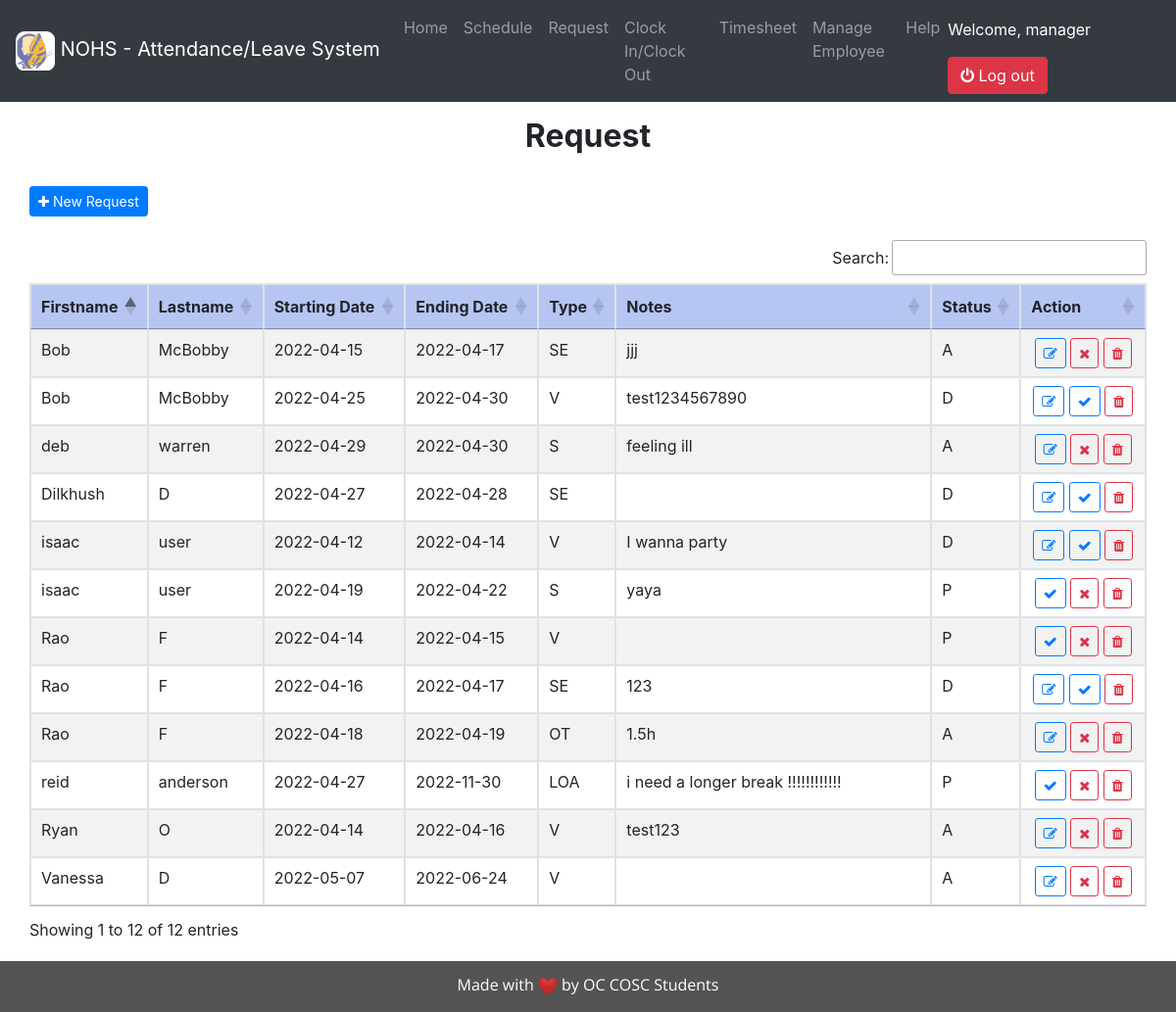
The page /portal/manager_time_off.php (signed in) on the database its author committed.
### tables this page shows
CREATE TABLE `users` (
  `id` int(20) NOT NULL,
  `firstname` varchar(20) NOT NULL,
  `lastname` varchar(20) NOT NULL,
  `email` varchar(50) NOT NULL,
  `dateHired` date DEFAULT NULL,
  `empType` varchar(30) NOT NULL,
  `category` varchar(20) NOT NULL,
  `role` varchar(10) NOT NULL,
  `phone` varchar(20) NOT NULL,
  `password` varchar(150) NOT NULL
);

CREATE TABLE `emp_time_off` (
  `request_id` int(20) NOT NULL,
  `id` int(20) NOT NULL,
  `firstname` varchar(20) NOT NULL,
  `lastname` varchar(20) NOT NULL,
  `startingdate` date NOT NULL,
  `endingdate` date NOT NULL,
  `leavetype` varchar(15) NOT NULL,
  `notes` varchar(250) NOT NULL,
  `status` varchar(2) NOT NULL
);

### portal/auth.php (called while the page is built, shortened)
<?php
	require_once 'db_connect.php';
	$user_qry = $conn->query("SELECT * FROM users WHERE `id` = '".$_SESSION['login_id']."' ") or die(mysqli_error());
	$user = $user_qry->fetch_array();
	$user_fname = $user['firstname'];
	$role = $user['role'];
?>

### portal/manager_time_off.php (the view, shortened to what this page needs)
<!DOCTYPE html>
<?php
	require_once 'auth.php';
	if ($role == 'manager') {
?>
<html lang="eng">
	<head>
		<link rel="stylesheet" href="../assets/css/navbar.css">
		<?php include 'header.php' ?>
	</head>
	<body>
	<?php include 'nav_bar.php' ?>
			<div class="container-fluid">
			<center><h2><strong>Request</strong></h2></center>
			<br/>
			<div class="well col-lg-12">
				<button type="button" class="btn btn-primary btn-sm" id="new_request"><i class="fa fa-plus"></i> New Request</button>
				<br />
				<br />
				<table id="table" class="table table-bordered table-striped">
					<thead>
						<tr bgcolor="#B6C5F2">
							<th>Firstname</th>
							<th>Lastname</th>
							<th>Starting Date</th>
							<th>Ending Date</th>
							<th>Type</th>
							<th>Notes</th>
							<th>Status</th>
							<th>Action</th>
						</tr>
					</thead>
					<tbody>
					<?php
						$user_qry=$conn->query("SELECT * FROM emp_time_off") or die(mysqli_error());
						while($row=$user_qry->fetch_array()){
					?>
						<tr>
							<td><?php echo $row['firstname']?></td>
							<td><?php echo htmlentities($row['lastname'])?></td>
							<td><?php echo $row['startingdate']?></td>
							<td><?php echo $row['endingdate']?></td>
							<td><?php echo $row['leavetype']?></td>
							<td style="word-break:break-all" width="300"><?php echo $row['notes']?></td>
							<td><?php echo $row['status']?></td>
							<td>
								<?php
									if ($row['status'] == 'P') {
										?>
										<center>
											<button class="btn btn-sm btn-outline-primary accept_request" data-toggle="tooltip" data-placement="top" title="Accept Request" data-id="<?php echo $row['request_id']?>" type="button"><i class="fa fa-check"></i></button>
											<button class="btn btn-sm btn-outline-danger decline_request" data-toggle="tooltip" data-placement="top" title="Decline Request" data-id="<?php echo $row['request_id']?>" type="button"><i class="fa fa-times"></i></button>
											<button class="btn btn-sm btn-outline-danger remove_request" data-toggle="tooltip" data-placement="top" title="Remove Request" data-id="<?php echo $row['request_id']?>" type="button"><i class="fa fa-trash"></i></button>
										</center>
										<?php
									} elseif($row['status'] == 'A') {
											?>
											<center>
												<button class="btn btn-sm btn-outline-primary edit_request" data-toggle="tooltip" data-placement="top" title="Edit Request" data-id="<?php echo $row['request_id']?>" type="button"><i class="fa fa-edit"></i></button>
												<button class="btn btn-sm btn-outline-danger decline_request" data-toggle="tooltip" data-placement="top" title="Decline Request" data-id="<?php echo $row['request_id']?>" type="button"><i class="fa fa-times"></i></button>
												<button class="btn btn-sm btn-outline-danger remove_request" data-toggle="tooltip" data-placement="top" title="Remove Request" data-id="<?php echo $row['request_id']?>" type="button"><i class="fa fa-trash"></i></button>
											</center> <?php
										} elseif($row['status'] == 'D') {
											?>
											<center>
												<button class="btn btn-sm btn-outline-primary edit_request" data-toggle="tooltip" data-placement="top" title="Edit Request" data-id="<?php echo $row['request_id']?>" type="button"><i class="fa fa-edit"></i></button>
												<button class="btn btn-sm btn-outline-primary accept_request" data-toggle="tooltip" data-placement="top" title="Accept Request" data-id="<?php echo $row['request_id']?>" type="button"><i class="fa fa-check"></i></button>
												<button class="btn btn-sm btn-outline-danger remove_request" data-toggle="tooltip" data-placement="top" title="Remove Request" data-id="<?php echo $row['request_id']?>" type="button"><i class="fa fa-trash"></i></button>
											</center> <?php
										}
									 ?>
							</td>
						</tr>
					<?php
						}
					?>
					</tbody>
				</table>
			<br />
			<br />
			<br />
			</div>
		</div>
	<?php include 'footer.php' ?>
	</body>
</html>
<?php
	}
?>

### portal/header.php (shortened to what this page needs)
<link rel = "stylesheet" type = "text/css" href = "../assets/css/bootstrap.min.css" />
<link rel = "stylesheet" type = "text/css" href = "https://stackpath.bootstrapcdn.com/font-awesome/4.7.0/css/font-awesome.min.css" />
<link rel = "stylesheet" type = "text/css" href = "https://cdn.datatables.net/1.10.21/css/jquery.dataTables.min.css" />
<link rel = "stylesheet" type = "text/css" href = "../assets/css/navbar.css" />
<link rel = "stylesheet" type = "text/css" href = "../assets/css/style.css" />

### portal/nav_bar.php (shortened to what this page needs)
<?php
	require_once 'auth.php';
?>
<html>
    <head>
        <link rel="stylesheet" href="../assets/css/navbar.css"/>
    </head>
    <body>
        <nav class="navbar navbar-expand-xl fixed-top bg-dark navbar-dark">
            <a href="https://nohs.ca/" target="_blank" class="navbar-brand">
                <img src="../assets/images/logo.png" alt="logo" style="width:40px;height:40px;">
                <span class="menu-collapsed">NOHS - Attendance/Leave System</span>
            </a>
            <div class="collapse navbar-collapse" id="collapsible">
                <ul class="navbar-nav">
                    <?php if($role == 'manager') { ?>
                    <li class="nav-item">
                        <a href="home.php" class="nav-link">Home</a>
                    </li>
                    <li class="nav-item">
                        <a href="manager_schedule.php" class="nav-link">Schedule</a>
                    </li>
                    <li class="nav-item">
                        <a href="manager_time_off.php" class="nav-link">Request</a>
                    </li>
                    <li class="nav-item">
                        <a href="punchcard.php" class="nav-link">Clock In/Clock Out</a>
                    </li>
                    <li class="nav-item">
                        <a href="manager_timesheet.php" class="nav-link">Timesheet</a>
                    </li>
                    <li class="nav-item">
                        <a href="users.php" class="nav-link">Manage Employee</a>
                    </li>
                    <li class="nav-item">
                        <a href="help.php" class="nav-link">Help</a>
                    </li>
                    <?php } ?>
                </ul>
            </div>
            <ul class="navbar-nav">
                <form class="form-inline" style="float:right;">
                <div class="down-nav">
                    <p><font color="white">Welcome, <?php echo $user_fname ?>&emsp;</font></p>
                </div>
                <a href="logout.php">
                    <button type="button" class="btn btn-danger navbar-btn"><span class="fa fa-power-off lead text"></span> Log out</button>
                </a>
                 </form>
             </ul>
       </nav>
    </body>
</html>

### portal/footer.php (shortened to what this page needs)
<!DOCTYPE html>
<html>
<head>
</head>
<body>
<div class="footer">
<p class="footer-heart">
  Made with <g-emoji class="g-emoji" alias="heart" fallback-src="../assets/images/heart.png">
<img class="emoji" alt="heart" height="20" width="20" src="../assets/images/heart.png"></g-emoji> by OC COSC Students</a>
</p>
</div>
</body>
</html>

### assets/css/navbar.css (style rules this page uses)
.down-nav { margin-top: 10px; }
.container-fluid { margin-top: 120px; }

### assets/css/style.css (style rules this page uses)
body { height:100%; }

### portal/footer.php (style rules this page uses)
.footer { position: fixed; left: 0; bottom: 0; width: 100%; color: white; text-align: center; background: #545454; font-family: 'Open Sans', sans-serif; }
.footer-heart { text-align:center; margin-top: 12px; }

### rows shown on the page
users: firstname "manager"
emp_time_off: firstname "Dilkhush", lastname "D", startingdate "2022-04-27", endingdate "2022-04-28", leavetype "SE", status "D"
emp_time_off: firstname "reid", lastname "anderson", startingdate "2022-04-27", endingdate "2022-11-30", leavetype "LOA", notes "i need a longer break !!!!!!!!!!!!", status "P"
emp_time_off: firstname "isaac", lastname "user", startingdate "2022-04-12", endingdate "2022-04-14", leavetype "V", notes "I wanna party", status "D"
emp_time_off: firstname "deb", lastname "warren", startingdate "2022-04-29", endingdate "2022-04-30", leavetype "S", notes "feeling ill", status "A"
emp_time_off: firstname "Vanessa", lastname "D", startingdate "2022-05-07", endingdate "2022-06-24", leavetype "V", status "A"
emp_time_off: firstname "isaac", lastname "user", startingdate "2022-04-19", endingdate "2022-04-22", leavetype "S", notes "yaya", status "P"
emp_time_off: firstname "Bob", lastname "McBobby", startingdate "2022-04-15", endingdate "2022-04-17", leavetype "SE", notes "jjj", status "A"
emp_time_off: firstname "Ryan", lastname "O", startingdate "2022-04-14", endingdate "2022-04-16", leavetype "V", notes "test123", status "A"
emp_time_off: firstname "Bob", lastname "McBobby", startingdate "2022-04-25", endingdate "2022-04-30", leavetype "V", notes "test1234567890", status "D"
emp_time_off: firstname "Rao", lastname "F", startingdate "2022-04-14", endingdate "2022-04-15", leavetype "V", status "P"
emp_time_off: firstname "Rao", lastname "F", startingdate "2022-04-16", endingdate "2022-04-17", leavetype "SE", notes "123", status "D"
emp_time_off: firstname "Rao", lastname "F", startingdate "2022-04-18", endingdate "2022-04-19", leavetype "OT", notes "1.5h", status "A"
